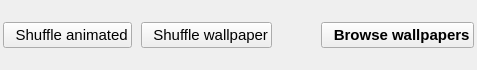
        <widget class="QFrame" name="controlsFrame">
         <property name="sizePolicy">
          <sizepolicy hsizetype="Preferred" vsizetype="Maximum">
           <horstretch>0</horstretch>
           <verstretch>0</verstretch>
          </sizepolicy>
         </property>
         <property name="minimumSize">
          <size>
           <width>0</width>
           <height>70</height>
          </size>
         </property>
         <property name="maximumSize">
          <size>
           <width>16777215</width>
           <height>70</height>
          </size>
         </property>
         <property name="baseSize">
          <size>
           <width>0</width>
           <height>0</height>
          </size>
         </property>
         <property name="frameShape">
          <enum>QFrame::Shape::NoFrame</enum>
         </property>
         <layout class="QHBoxLayout" name="controlsLayout">
          <property name="spacing">
           <number>9</number>
          </property>
          <property name="leftMargin">
           <number>3</number>
          </property>
          <property name="rightMargin">
           <number>3</number>
          </property>
          <item>
           <widget class="QPushButton" name="randomAnimButton">
            <property name="sizePolicy">
             <sizepolicy hsizetype="Preferred" vsizetype="Fixed">
              <horstretch>0</horstretch>
              <verstretch>0</verstretch>
             </sizepolicy>
            </property>
            <property name="font">
             <font>
              <pointsize>11</pointsize>
              <bold>false</bold>
             </font>
            </property>
            <property name="cursor">
             <cursorShape>PointingHandCursor</cursorShape>
            </property>
            <property name="mouseTracking">
             <bool>false</bool>
            </property>
            <property name="text">
             <string>  Shuffle animated</string>
            </property>
            <property name="icon">
             <iconset resource="../scripts/ui/icons_resource.qrc">
              <normaloff>:/icons/icons/shuffle.png</normaloff>:/icons/icons/shuffle.png</iconset>
            </property>
            <property name="iconSize">
             <size>
              <width>20</width>
              <height>20</height>
             </size>
            </property>
            <property name="class" stdset="0">
             <string>ghost</string>
            </property>
            <property name="icon_name" stdset="0">
             <string>shuffle</string>
            </property>
           </widget>
          </item>
          <item>
           <widget class="QPushButton" name="randomButton">
            <property name="sizePolicy">
             <sizepolicy hsizetype="Preferred" vsizetype="Fixed">
              <horstretch>0</horstretch>
              <verstretch>0</verstretch>
             </sizepolicy>
            </property>
            <property name="font">
             <font>
              <pointsize>11</pointsize>
             </font>
            </property>
            <property name="cursor">
             <cursorShape>PointingHandCursor</cursorShape>
            </property>
            <property name="mouseTracking">
             <bool>false</bool>
            </property>
            <property name="layoutDirection">
             <enum>Qt::LayoutDirection::LeftToRight</enum>
            </property>
            <property name="text">
             <string>  Shuffle wallpaper</string>
            </property>
            <property name="icon">
             <iconset resource="../scripts/ui/icons_resource.qrc">
              <normaloff>:/icons/icons/shuffle.png</normaloff>:/icons/icons/shuffle.png</iconset>
            </property>
            <property name="iconSize">
             <size>
              <width>20</width>
              <height>20</height>
             </size>
            </property>
            <property name="class" stdset="0">
             <string>ghost</string>
            </property>
            <property name="icon_name" stdset="0">
             <string>shuffle</string>
            </property>
           </widget>
          </item>
          <item>
           <spacer name="horizontalSpacer_7">
            <property name="orientation">
             <enum>Qt::Orientation::Horizontal</enum>
            </property>
            <property name="sizeHint" stdset="0">
             <size>
              <width>40</width>
              <height>20</height>
             </size>
            </property>
           </spacer>
          </item>
          <item>
           <widget class="QPushButton" name="browseButton">
            <property name="font">
             <font>
              <pointsize>11</pointsize>
              <bold>true</bold>
             </font>
            </property>
            <property name="cursor">
             <cursorShape>PointingHandCursor</cursorShape>
            </property>
            <property name="text">
             <string>  Browse wallpapers</string>
            </property>
            <property name="icon">
             <iconset resource="../scripts/ui/icons_resource.qrc">
              <normaloff>:/icons/icons/images_blue.png</normaloff>:/icons/icons/images_blue.png</iconset>
            </property>
            <property name="iconSize">
             <size>
              <width>20</width>
              <height>20</height>
             </size>
            </property>
            <property name="class" stdset="0">
             <string>primary</string>
            </property>
            <property name="icon_name" stdset="0">
             <string>images</string>
            </property>
           </widget>
          </item>
         </layout>
        </widget>
